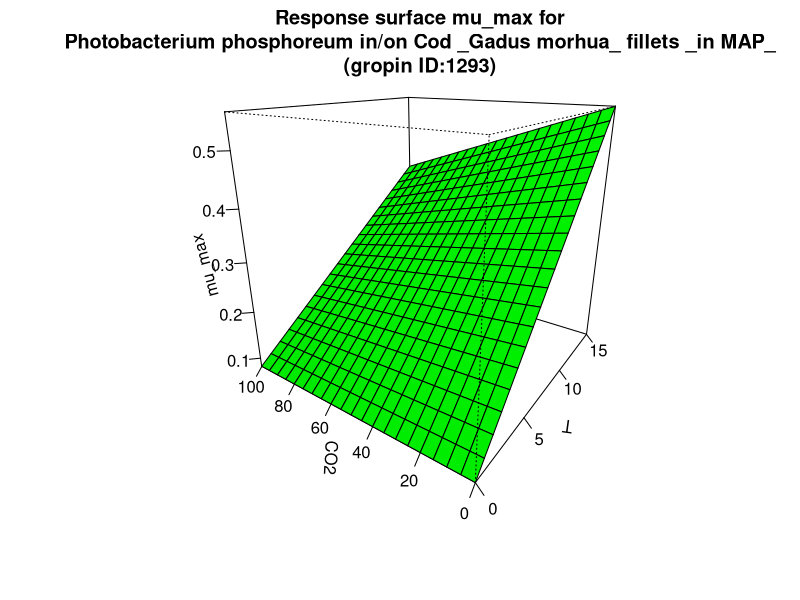

Reproduce this figure in R.
#############################
# start of Parameter script
#############################
T <- seq(0,15.015,length.out=21)
CO2 <- seq(0,100.1,length.out=21)
#############################
# end of Parameter script
#############################
############################# 
# start of Model script Gropin ID 1293 
#############################
 
# constant coefficients for this model
 
variables <- data.frame(T,CO2)
argumentsPar <- expand.grid(variables)
 
# heart of the model
response_surface <- function(T,CO2) {
   mumax <-0.082+0.032*T-3.6*(10^-4)-1.1*(10^-4)*T*CO2

return(mumax=mumax)
} 

# output parameters
mumax <- cbind(argumentsPar,response_surface(argumentsPar['T'],argumentsPar['CO2']))
colnames(mumax) <- c(colnames(argumentsPar),'mumax')
#############################
# End of Model script
#############################
############################# 
# start of Visualisation script Gropin ID 1293 
#############################
persp(T,CO2,matrix(unlist(mumax$mumax),nrow=21),col = 'green',xlab='T',ylab='CO2',zlab='mu_max',main='Response surface mu_max for
Photobacterium phosphoreum in/on Cod _Gadus morhua_ fillets _in MAP_
(gropin ID:1293)',theta=305,phi=20,shade=0.25,ticktype = 'detailed')
#############################
# End of Visualisation script
#############################
